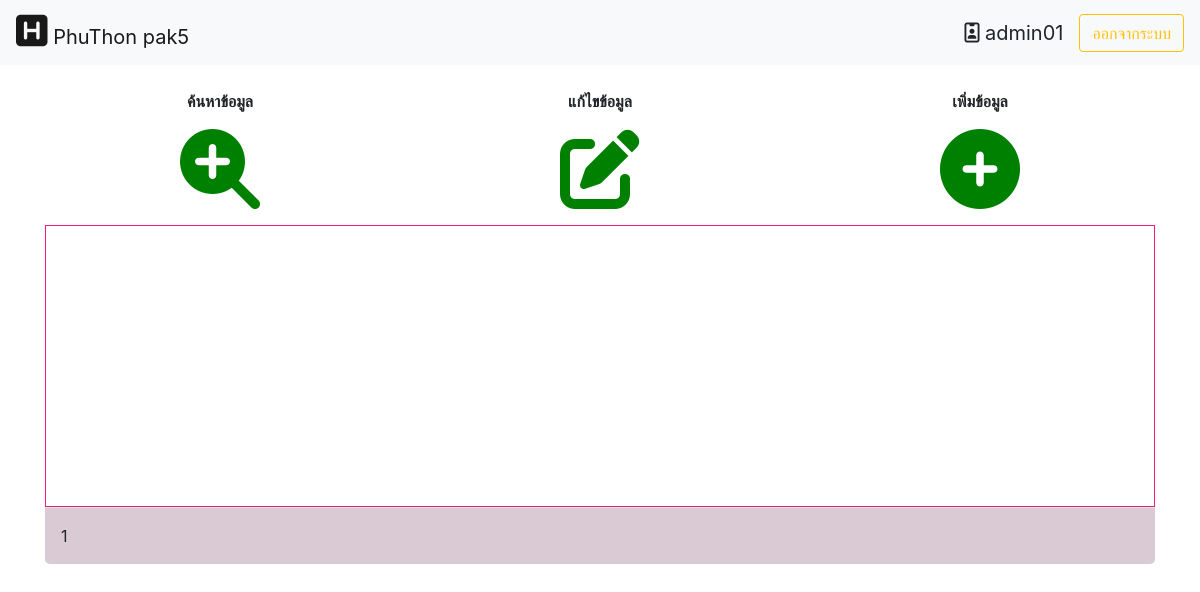
The page /home.php?datacase=ง.12/52 (signed in) on the database as committed earlier.
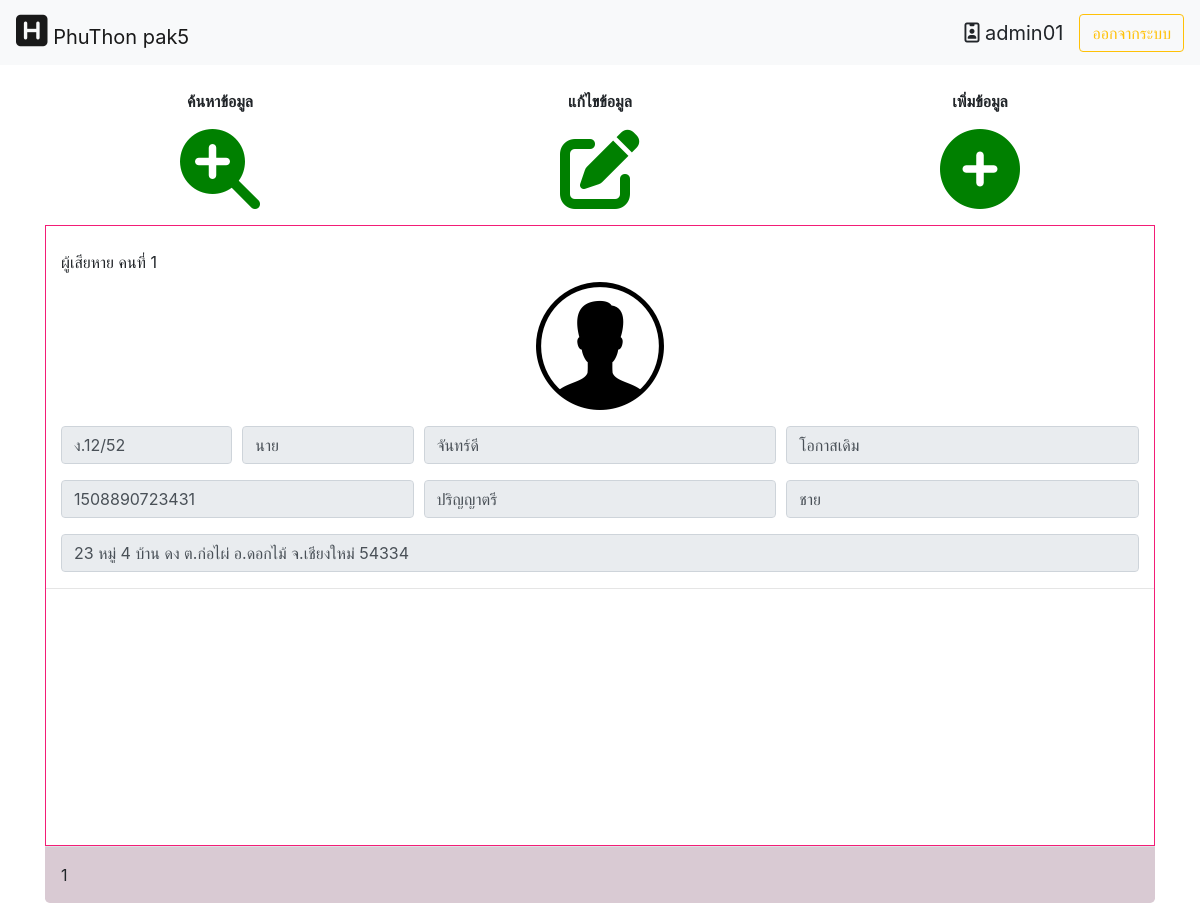
The same page on the database as committed later.
### tables this page shows
CREATE TABLE `victim` (
  `case_id` varchar(255) NOT NULL,
  `title_name` varchar(255) NOT NULL,
  `victim_name` varchar(255) NOT NULL,
  `victim_lastname` varchar(255) NOT NULL,
  `victim_sex` tinyint(2) NOT NULL,
  `victim_idcard` char(13) NOT NULL,
  `victim_address` text DEFAULT NULL,
  `victim_education` tinyint(2) NOT NULL,
  `victim_image` varchar(255) DEFAULT NULL
);

CREATE TABLE `education` (
  `edu_id` tinyint(2) NOT NULL,
  `edu_name` varchar(255) NOT NULL
);

### home.php (the view, shortened to what this page needs)
<html lang="en">
<head>
  <link rel="stylesheet" href="https://maxcdn.bootstrapcdn.com/bootstrap/4.3.1/css/bootstrap.min.css">
  <link rel="stylesheet" type="text/css" href="https://cdn.datatables.net/v/dt/dt-1.10.18/datatables.min.css"/>
  <link rel="stylesheet" href="home.css">
</head>
<body>
<?php
$con = connect_db();
  ?>
 <nav class="navbar navbar-expand-lg navbar-light bg-light">
  <a class="navbar-brand" href="home.php"><i style="font-size: 36px" class="fas fa-h-square"></i> PhuThon pak5</a>
  <div class="collapse navbar-collapse" id="navbarTogglerDemo03">
    <form class="form-inline my-2 my-lg-0">
    <a class="navbar-brand"><i class="far fa-id-badge"></i> <?php echo $_SESSION['user_name']; ?></a>
    <a href="destroy_session.php"><button class="btn btn-outline-warning my-2 my-sm-0" type="button">ออกจากระบบ</button></a>
    </form>
  </div>
</nav>
<div class="container bigbody">
  <div  class="topbigbody">
    <div class="subbigbody">
      <br>
    <div class="row">
    <div class="col-sm-4">
    <p class="text-center"><b>ค้นหาข้อมูล</b></p>
      <a href="#" id="myBtnSc">
      <p class="text-center"><i class="fas fa-search-plus" style="font-size: 80px"></i></i></p>
      </a>
    </div>
    <div class="col-sm-4">
      <p class="text-center"><b>แก้ไขข้อมูล</b></p>
      <a href="#">
      <p class="text-center"><i class="fas fa-edit" style="font-size: 80px"></i></p>
      </a>
    </div>
    <div class="col-sm-4">
      <p class="text-center"><b>เพิ่มข้อมูล</b></p>
      <a href="#">
      <p class="text-center"><i class="fas fa-plus-circle" style="font-size: 80px"></i></i></p>
      </a>
    </div>
    </div>
    </div>
    </div>
  <div class="beforfooter">
      <br>
      <form>
      <?php
      if(empty($_GET['datacase'])){
        $data = "";
      }else{
        $data=$_GET['datacase'];
        $i=1;
        $result_victim = mysqli_query($con,"SELECT vm.case_id, vm.title_name, vm.victim_name,vm.victim_lastname,vm.victim_sex,vm.victim_idcard,vm.victim_address,ed.edu_name,vm.victim_image FROM victim as vm  INNER JOIN education as ed ON vm.victim_education = ed.edu_id WHERE case_id = '$data'")or die("resualt_victim sqli error".mysqli_error($con));
        while(list($case_id,$title_id,$victim_name,$victim_lastname,$victim_sex,$victim_idcard,$victim_address,$victim_education,$victim_image)=mysqli_fetch_row($result_victim)){
          if($victim_sex == 1){
            $sex_name = "ชาย";
          }else{
            $sex_name = "หญิง";
          }
        ?>
         <div class="col-md">
          <label for="formGroupExampleInput">ผู้เสียหาย คนที่ <?php echo $i; $i++?></label>
          <p><img src="image/<?php echo $victim_image; ?>.png" class="img-fluid mx-auto d-block" alt="Responsive image"></p>
          <div class="form-row">
          <div class="col-2">
              <input type="text" class="form-control" placeholder="รหัสคดี <?php echo $case_id; ?>" value="<?php echo $case_id; ?>" readonly>
            </div>
            <div class="col-2">
              <input type="text" class="form-control" placeholder="คำนำหน้าชื่อ" value="<?php echo $title_id; ?>" readonly>
            </div>
            <div class="col-4">
              <input type="text" class="form-control" placeholder="ชื่อ" value="<?php echo $victim_name; ?>" readonly>
            </div>
            <div class="col-4">
              <input type="text" class="form-control" placeholder="นามสกุล" value="<?php echo $victim_lastname; ?>" readonly>
            </div>
            </div>
          </div>
        <div class="col-md">
          <div class="form-row">
            <div class="col">
              <input type="text" class="form-control" placeholder="เลขบัตรประจำตัวประชาชน" value="<?php echo $victim_idcard; ?>" readonly>
            </div>
            <div class="col">
              <input type="text" class="form-control" placeholder="ระดับการศึกษา" value="<?php echo $victim_education; ?>" readonly>
            </div>
            <div class="col">
              <input type="text" class="form-control" placeholder="เพศ" value="<?php echo $sex_name; ?>" readonly>
            </div>
          </div>
        </div>
        <div class="col-md">
          <div class="form-row">
            <div class="col">
              <input type="text" class="form-control" placeholder="ที่อยู่" value="<?php echo $victim_address; ?>" readonly>
            </div>
          </div>
        </div>
        <hr>
      <?php
      }
    }
      ?>
      </form>
      <br>
      <br>
      <br>
      <br>
      <br>
      <br>
      <br>
      <br>
      <br>
      <br>
</div>
<div class="footer">1</div>
</body>
</html>

### home.css (style rules this page uses)
.footer { background-color: #d9cad3; display: -ms-flexbox; -ms-flex-align: center; align-items: center; -ms-flex-pack: end; padding: 1rem; border-top: 1px solid #dee2e6; border-bottom-right-radius: .3rem; border-bottom-left-radius: .3rem; }
a { color: green; }
.beforfooter { border: 1px solid #f31d76; }

Rows that differ between the two databases and show on the page:
added victim: victim_image (picture), case "ง.12/52", title_name "นาย", victim_name "จันทร์ดี", victim_lastname "โอกาสเดิม", victim_idcard "1508890723431", victim_education.edu_name "ปริญญาตรี", victim_sex "ชาย", victim_address "23 หมู่ 4 บ้าน ดง ต.ก่อไผ่ อ.ดอกไม้ จ.เชียงใหม่ 54334"
